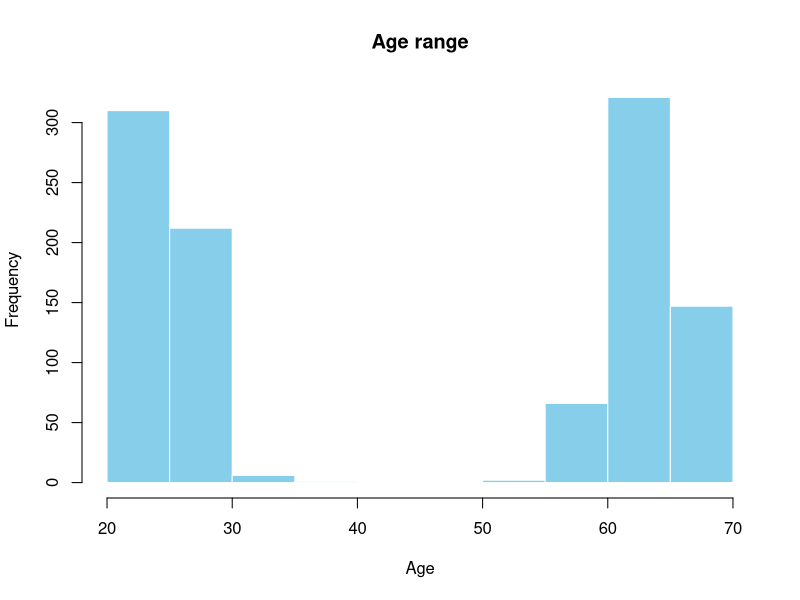
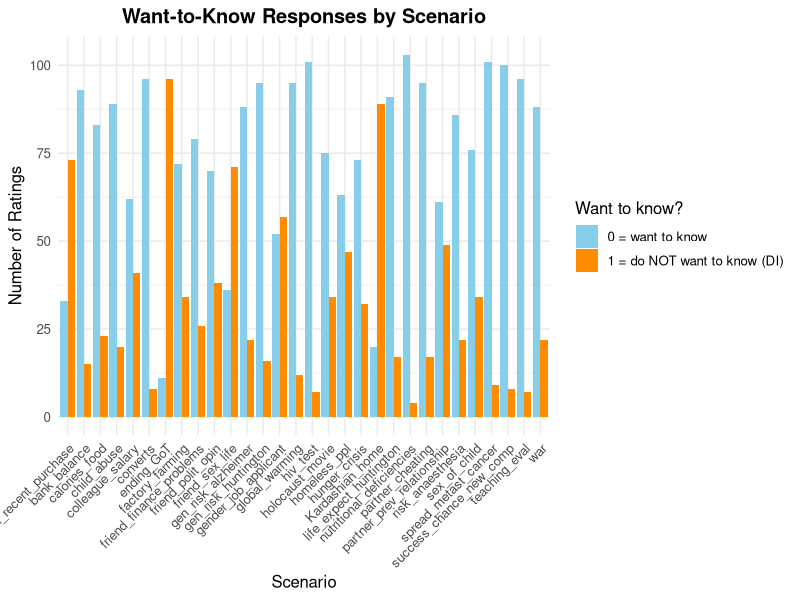
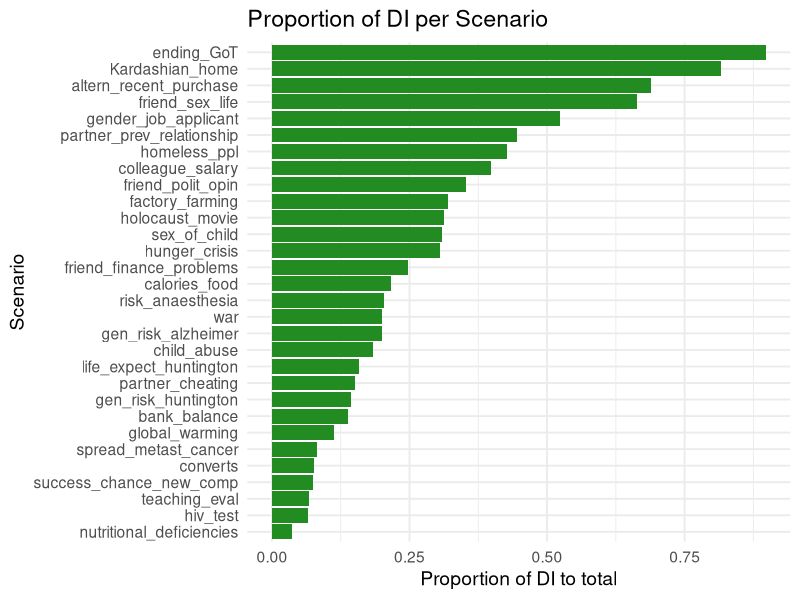
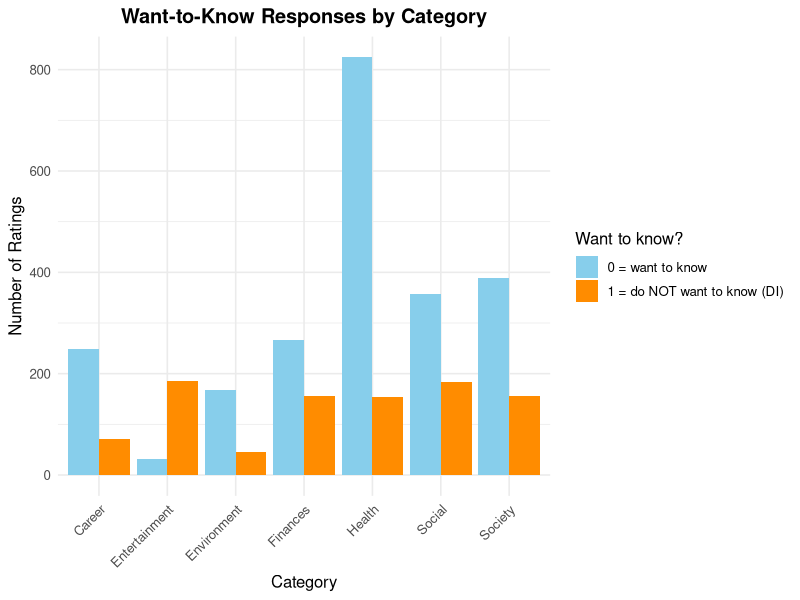
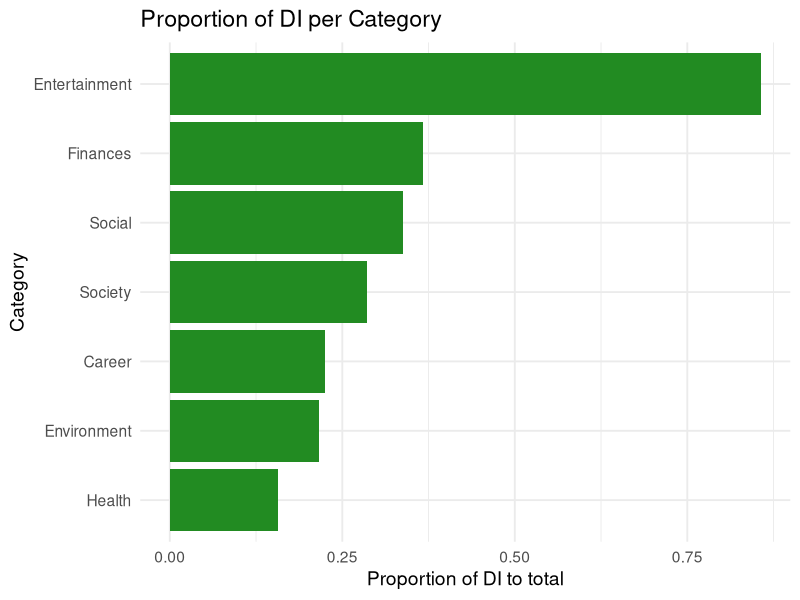
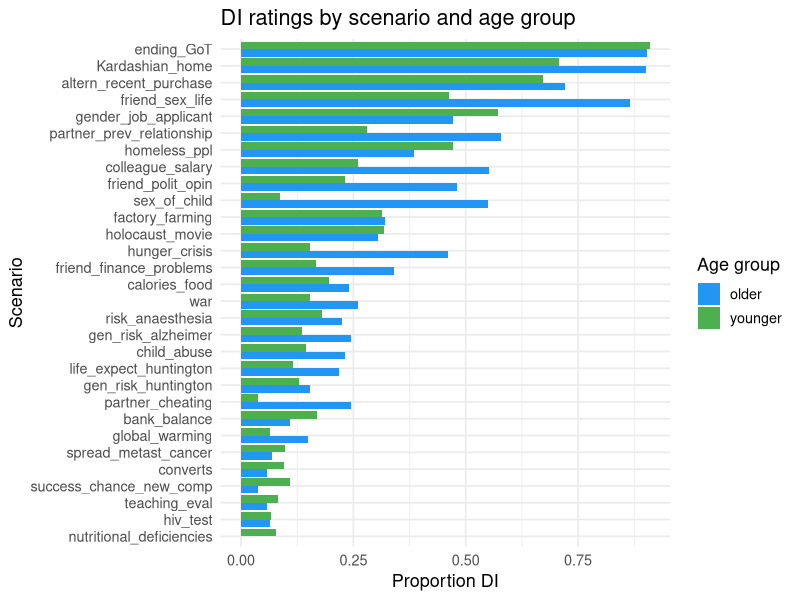
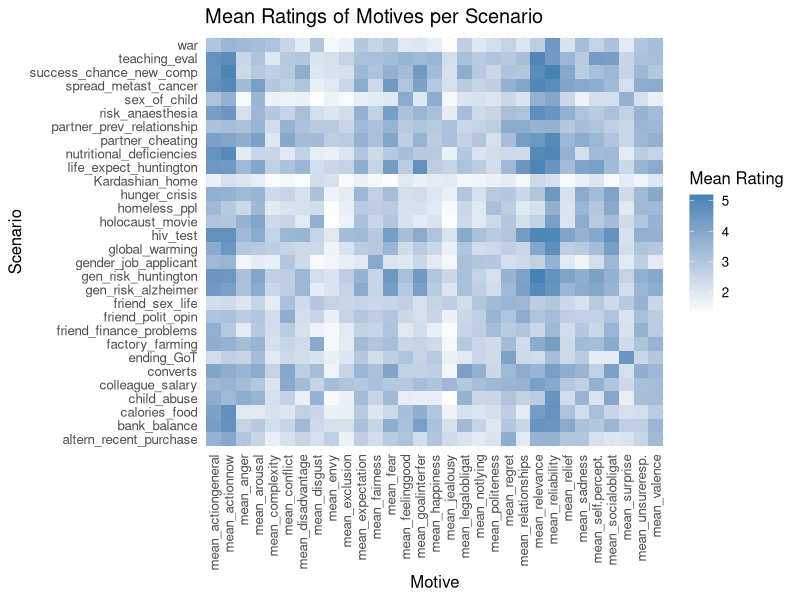
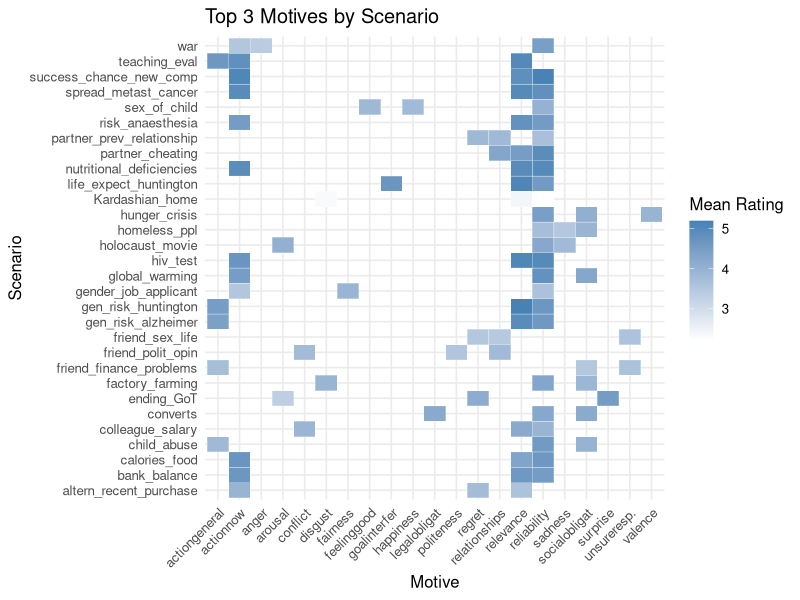

The R script that drew these images, in order:
## ---- chunk 1
knitr::opts_chunk$set(echo = TRUE)
library(readr)
library(dplyr)
library(tidyr)
library(ggplot2)
library(knitr)
## ---- chunk 2
dat <- read_csv("dl2_data_processed.csv")
## ---- chunk 3
dat_short <- dat %>%
filter(!is.na(want_to_know_bin))
## ---- chunk 4
dat_short <- dat_short %>%
  mutate(
    Scenario_Category = case_when(
      Scenario_Content %in% c(
        "hiv_test", "gen_risk_alzheimer", "gen_risk_huntington", 
        "life_expect_huntington", "spread_metast_cancer", "risk_anaesthesia",
        "nutritional_deficiencies", "calories_food", "sex_of_child"
      ) ~ "Health",
      
      Scenario_Content %in% c(
        "partner_cheating", "partner_prev_relationship",
        "converts",
        "friend_polit_opin", "friend_sex_life"
      ) ~ "Social",
      
      Scenario_Content %in% c(
        "colleague_salary", "bank_balance",
        "altern_recent_purchase", "friend_finance_problems"
      ) ~ "Finances",
      
      Scenario_Content %in% c(
        "success_chance_new_comp", "gender_job_applicant", "teaching_eval"
      ) ~ "Career",
      
      Scenario_Content %in% c(
        "hunger_crisis", "war", "holocaust_movie",
        "child_abuse", "homeless_ppl"
      ) ~ "Society",
      
      Scenario_Content %in% c(
        "Kardashian_home", "ending_GoT"
      ) ~ "Entertainment",
      
      Scenario_Content %in% c(
        "global_warming", "factory_farming"
      ) ~ "Environment",
    )
  )

## ---- chunk 5
motive_vars <- c("expectation","valence","arousal", "sadness","anger","fear", 
                  "jealousy","envy","disgust","regret","feelinggood","relief",
                  "happiness","complexity","relevance","reliability","relationships",
                  "conflict","politeness","notlying","unsureresp.","exclusion",
                  "self.percept.","actiongeneral","actionnow","disadvantage",
                  "goalinterfer","socialobligat","legalobligat","surprise","fairness")


data_wide <- dat_short %>%
  select(ResponseId, Age, Age_group, Scenario_Code, all_of(motive_vars)) %>%
  # long -> wide
  pivot_wider(
    id_cols = c(ResponseId, Age, Age_group), 
    names_from = Scenario_Code,
    values_from = all_of(motive_vars),
    names_sep = "_"
  )

## ---- chunk 6
nrow(data_wide)
## ---- chunk 7
data_wide %>%
  dplyr::group_by(Age_group) %>%
  dplyr::summarise(count = n())
## ---- chunk 8
range(data_wide$Age, na.rm = TRUE)
## ---- chunk 9
hist(data_wide$Age,
     main = "Age range",
     xlab = "Age",
     ylab = "Frequency",
     col = "skyblue",
     border = "white")
## ---- chunk 10
ratings_count_person <- dat_short %>%
  dplyr::filter(want_to_know_bin %in% c(0, 1)) %>%  
  dplyr::group_by(ResponseId) %>%
  dplyr::summarise(
    n_valid_ratings = n(),   
    .groups = "drop"
  )
## ---- chunk 11
rating_cols <- setdiff(names(data_wide), c("ResponseId", "Age_group"))

motives_count_person <- data_wide %>%
  mutate(
    n_ratings_filled = rowSums(
      select(., all_of(rating_cols)) != -99 & !is.na(select(., all_of(rating_cols)))
    )
  ) %>%
  select(ResponseId, n_ratings_filled)

### Combine Both Counts
ratings_combined <- merge(
  ratings_count_person,
  motives_count_person,
  by = "ResponseId"
)

ratings_combined <- ratings_combined %>%
  mutate(avg_ratings_per_scenario = n_ratings_filled / n_valid_ratings)
## ---- chunk 12
mean(ratings_combined$avg_ratings_per_scenario, na.rm = TRUE)
## ---- chunk 13
dat_short <- dat_short %>%
  mutate(Age_group = ifelse(is.na(Age_group), "unknown", Age_group))

scenario_participants <- dat_short %>%
  dplyr::group_by(Scenario_Content, Age_group) %>%
  dplyr::summarise(n_ratings = n(), .groups = "drop")

scenario_participants
## ---- chunk 14
overall_DI <- dat_short %>%
  dplyr::filter(!is.na(want_to_know_bin)) %>%
  dplyr::summarise(
    total_responses = n(),
    total_DI = sum(want_to_know_bin == 1),
    proportion_DI = mean(want_to_know_bin == 1)
  )

overall_DI 
## ---- chunk 15
scenario_counts <- dat_short %>%
  dplyr::group_by(Scenario_Content) %>%
  dplyr::summarise(n_ratings = n(), .groups = "drop")

scenario_counts
## ---- chunk 16
di_scenario <- dat_short %>% 
  dplyr::group_by(Scenario_Content, want_to_know_bin) %>% 
  dplyr::summarise(n_ratings = n(),.groups = "drop")

## ---- chunk 17
ggplot(di_scenario, aes(x = Scenario_Content, y = n_ratings, fill = factor(want_to_know_bin))) +
  geom_bar(stat = "identity", position = "dodge") +
  scale_fill_manual(values = c("0" = "skyblue", "1" = "darkorange"),
                    name = "Want to know?",
                    labels = c("0 = want to know", "1 = do NOT want to know (DI)")) +
  labs(
    title = "Want-to-Know Responses by Scenario",
    x = "Scenario",
    y = "Number of Ratings"
  ) +
  theme_minimal(base_size = 12) +
  theme(
    axis.text.x = element_text(angle = 45, hjust = 1),
    plot.title = element_text(face = "bold", hjust = 0.5)
  )

## ---- chunk 18
di_scenario_full <- dat_short %>% 
  dplyr::group_by(Scenario_Content) %>%
  dplyr::summarise(
    n_0  = sum(want_to_know_bin == 0, na.rm = TRUE),
    n_di  = sum(want_to_know_bin == 1, na.rm = TRUE),
    total = n_0 + n_di,
    prop_1 = n_di / total,
    .groups = "drop"
  )%>%
  dplyr::arrange(desc(prop_1))

di_scenario_full <- di_scenario_full %>%
  mutate(Scenario_Content = factor(Scenario_Content, levels = Scenario_Content[order(prop_1)]))
## ---- chunk 19
ggplot(di_scenario_full, aes(x = Scenario_Content, y = prop_1)) +
  geom_col(fill = "forestgreen") +
  coord_flip() +
  labs(
    title = "Proportion of DI per Scenario",
    x = "Scenario",
    y = "Proportion of DI to total"
  ) +
  theme_minimal(base_size = 14)
## ---- chunk 20
di_category <- dat_short %>% 
  dplyr::group_by(Scenario_Category, want_to_know_bin) %>% 
  dplyr::summarise(n_ratings = n(),.groups = "drop")
## ---- chunk 21
ggplot(di_category, aes(x = Scenario_Category, y = n_ratings, fill = factor(want_to_know_bin))) +
  geom_bar(stat = "identity", position = "dodge") +
  scale_fill_manual(values = c("0" = "skyblue", "1" = "darkorange"),
                    name = "Want to know?",
                    labels = c("0 = want to know", "1 = do NOT want to know (DI)")) +
  labs(
    title = "Want-to-Know Responses by Category",
    x = "Category",
    y = "Number of Ratings"
  ) +
  theme_minimal(base_size = 12) +
  theme(
    axis.text.x = element_text(angle = 45, hjust = 1),
    plot.title = element_text(face = "bold", hjust = 0.5)
  )

## ---- chunk 22
di_category_full <- dat_short %>% 
  dplyr::group_by(Scenario_Category) %>%
  dplyr::summarise(
    n_0  = sum(want_to_know_bin == 0, na.rm = TRUE),
    n_di  = sum(want_to_know_bin == 1, na.rm = TRUE),
    total = n_0 + n_di,
    prop_1 = n_di / total,
    .groups = "drop"
  )%>%
  dplyr::arrange(desc(prop_1))

di_category_full <- di_category_full %>%
  mutate(Scenario_Category = factor(Scenario_Category, levels = Scenario_Category[order(prop_1)]))
## ---- chunk 23
ggplot(di_category_full, aes(x = Scenario_Category, y = prop_1)) +
  geom_col(fill = "forestgreen") +
  coord_flip() +
  labs(
    title = "Proportion of DI per Category",
    x = "Category",
    y = "Proportion of DI to total"
  ) +
  theme_minimal(base_size = 14)
## ---- chunk 24
overall_DI_age <- dat_short %>%
  dplyr::filter(!is.na(want_to_know_bin)) %>%
  dplyr::group_by(Age_group) %>%        
  dplyr::summarise(
    total_responses = n(),
    total_DI = sum(want_to_know_bin == 1),
    proportion_DI = mean(want_to_know_bin == 1),
    .groups = "drop"
  )
overall_DI_age
## ---- chunk 25
scenario_age_prop <- dat_short %>%
  dplyr::group_by(Scenario_Content, Age_group) %>%
  dplyr::summarise(
    total_participants = n(),
    n_want_to_know = sum(want_to_know_bin == 1, na.rm = TRUE),
    .groups = "drop"
  ) %>%
  dplyr::mutate(prop_want_to_know = n_want_to_know / total_participants) %>%
  dplyr::select(-n_want_to_know, -total_participants) %>%
  pivot_wider(
    names_from = Age_group,
    values_from = prop_want_to_know,
    values_fill = 0
  ) %>%
  mutate(diff_prop_young_old = younger - older) %>%
  arrange(desc(diff_prop_young_old)) 

scenario_age_prop 
## ---- chunk 26
scenario_age_long <- scenario_age_prop %>%
  pivot_longer(cols = c(younger, older),
               names_to = "Age_group",
               values_to = "prop_want_to_know") %>%
  group_by(Scenario_Content) %>%
  mutate(mean_prop = mean(prop_want_to_know, na.rm = TRUE)) %>%
  ungroup()

ggplot(scenario_age_long,
       aes(x = reorder(Scenario_Content, mean_prop),
           y = prop_want_to_know,
           fill = Age_group)) +
  geom_col(position = "dodge") +
  scale_fill_manual(values = c("younger" = "#4CAF50", "older" = "#2196F3"),
                    labels = c("older", "younger")) +
  labs(
    title = "DI ratings by scenario and age group",
    x = "Scenario",
    y = "Proportion DI",
    fill = "Age group"
  ) +
  coord_flip() +
  theme_minimal(base_size = 13)
## ---- chunk 27
category_age_prop <- dat_short %>%
  dplyr::group_by(Scenario_Category, Age_group) %>%
  dplyr::summarise(
    total_participants = n(),
    n_want_to_know = sum(want_to_know_bin == 1, na.rm = TRUE),
    .groups = "drop"
  ) %>%
  dplyr::mutate(prop_want_to_know = n_want_to_know / total_participants) %>%
  dplyr::select(-n_want_to_know, -total_participants) %>%
  pivot_wider(
    names_from = Age_group,
    values_from = prop_want_to_know,
    values_fill = 0
  ) %>%
  mutate(diff_prop_young_old = younger - older) %>%
  arrange(desc(diff_prop_young_old)) 

category_age_prop
## ---- chunk 28
overall_motives <- dat_short %>%
  summarise(across(all_of(motive_vars), ~ mean(.x[.x != -99], na.rm = TRUE))) %>%
  pivot_longer(cols = everything(), names_to = "motive", values_to = "mean_rating") %>%
  arrange(desc(mean_rating))

overall_motives
## ---- chunk 29
ratings_per_motive_mean <- dat_short %>%
  dplyr::group_by(Scenario_Content) %>%
  dplyr::summarise(
    across(
      all_of(motive_vars),
      ~ mean(.x[.x != -99], na.rm = TRUE),
      .names = "mean_{.col}"
    ),
    .groups = "drop"
  )
## ---- chunk 30
ratings_long <- ratings_per_motive_mean %>%
  pivot_longer(
    cols = starts_with("mean_"),
    names_to = "Motive",
    values_to = "MeanRating"
  )


ggplot(ratings_long, aes(x = Motive, y = Scenario_Content, fill = MeanRating)) +
  geom_tile() +
  scale_fill_gradient(low = "white", high = "steelblue") +
  labs(
    title = "Mean Ratings of Motives per Scenario",
    x = "Motive",
    y = "Scenario",
    fill = "Mean Rating"
  ) +
  theme_minimal(base_size = 12) +
  theme(axis.text.x = element_text(angle = 90, vjust = 0.5, hjust=1))

## ---- chunk 31
top3_motives <- dat_short %>%
  dplyr::group_by(Scenario_Content) %>%
  dplyr::summarise(across(all_of(motive_vars),
                   ~ mean(.x[.x != -99], na.rm = TRUE),  
                   .names = "avg_{.col}"),
            .groups = "drop") %>%
  pivot_longer(
    cols = starts_with("avg_"),
    names_to = "motive",
    values_to = "avg_rating"
  ) %>%
  mutate(motive = sub("^avg_", "", motive)) %>%
  dplyr::group_by(Scenario_Content) %>%
  slice_max(avg_rating, n = 3, with_ties = FALSE) %>% 
  arrange(Scenario_Content, desc(avg_rating)) %>%
  ungroup()
## ---- chunk 32
top3_motives_table <- dat_short %>%
  dplyr::group_by(Scenario_Content) %>%
  dplyr::summarise(
    across(
      all_of(motive_vars),
      ~ mean(.x[.x != -99], na.rm = TRUE),  
      .names = "avg_{.col}"
    ),
    .groups = "drop"
  ) %>%
  pivot_longer(
    cols = starts_with("avg_"),
    names_to = "motive",
    values_to = "avg_rating"
  ) %>%
  mutate(motive = sub("^avg_", "", motive)) %>%
  dplyr::group_by(Scenario_Content) %>%
  slice_max(avg_rating, n = 3, with_ties = FALSE) %>%
  arrange(Scenario_Content, desc(avg_rating)) %>%
  mutate(rank = row_number()) %>%
  pivot_wider(
    names_from = rank,
    values_from = c(motive, avg_rating),
    names_glue = "Top{rank}_{.value}"
  ) %>%
  arrange(Scenario_Content)

knitr::kable(top3_motives_table, digits = 2, caption = "Top 3 Motives (Mean Ratings) per Scenario")
## ---- chunk 33
ggplot(top3_motives, aes(x = motive, y = Scenario_Content, fill = avg_rating)) +
  geom_tile(color = "white") +
  scale_fill_gradient(low = "white", high = "steelblue") +
  labs(
    title = "Top 3 Motives by Scenario",
    x = "Motive",
    y = "Scenario",
    fill = "Mean Rating"
  ) +
  theme_minimal(base_size = 12) +
  theme(axis.text.x = element_text(angle = 45, hjust = 1))
## ---- chunk 34
ratings_per_motive_mean_cat <- dat_short %>%
  dplyr::group_by(Scenario_Category) %>%
  dplyr::summarise(
    across(
      all_of(motive_vars),
      ~ mean(.x[.x != -99], na.rm = TRUE),
      .names = "mean_{.col}"
    ),
    .groups = "drop"
  )

ratings_per_motive_mean_cat
## ---- chunk 35
ratings_long_cat <- ratings_per_motive_mean_cat %>%
  pivot_longer(
    cols = starts_with("mean_"),
    names_to = "Motive",
    values_to = "MeanRating"
  )


ggplot(ratings_long_cat, aes(x = Motive, y = Scenario_Category, fill = MeanRating)) +
  geom_tile() +
  scale_fill_gradient(low = "white", high = "steelblue") +
  labs(
    title = "Mean Ratings of Motives by Category",
    x = "Motive",
    y = "Category",
    fill = "Mean Rating"
  ) +
  theme_minimal(base_size = 12) +
  theme(axis.text.x = element_text(angle = 90, vjust = 0.5, hjust=1))
## ---- chunk 36
top3_motives_cat <- dat_short %>%
  dplyr::group_by(Scenario_Category) %>%
  dplyr::summarise(across(all_of(motive_vars),
                          ~ mean(.x[.x != -99], na.rm = TRUE),
                          .names = "avg_{.col}"),
                   .groups = "drop") %>%
  pivot_longer(
    cols = starts_with("avg_"),
    names_to = "motive",
    values_to = "avg_rating"
  ) %>%
  mutate(motive = sub("^avg_", "", motive)) %>%
  dplyr::group_by(Scenario_Category) %>%
  slice_max(avg_rating, n = 3, with_ties = FALSE) %>% 
  arrange(Scenario_Category, desc(avg_rating)) %>%
  ungroup()
## ---- chunk 37
top3_motives_cat_table <- dat_short %>%
  dplyr::group_by(Scenario_Category) %>%
  dplyr::summarise(
    across(
      all_of(motive_vars),
      ~ mean(.x[.x != -99], na.rm = TRUE),  
      .names = "avg_{.col}"
    ),
    .groups = "drop"
  ) %>%
  pivot_longer(
    cols = starts_with("avg_"),
    names_to = "motive",
    values_to = "avg_rating"
  ) %>%
  mutate(motive = sub("^avg_", "", motive)) %>%
  dplyr::group_by(Scenario_Category) %>%
  slice_max(avg_rating, n = 3, with_ties = FALSE) %>%
  arrange(Scenario_Category, desc(avg_rating)) %>%
  mutate(rank = row_number()) %>%
  pivot_wider(
    names_from = rank,
    values_from = c(motive, avg_rating),
    names_glue = "Top{rank}_{.value}"
  ) %>%
  arrange(Scenario_Category)


knitr::kable(top3_motives_cat_table, digits = 2, caption = "Top 3 Motives (Mean Ratings) per Category")
## ---- chunk 38
ggplot(top3_motives_cat, aes(x = motive, y = Scenario_Category, fill = avg_rating)) +
  geom_tile(color = "white") +
  scale_fill_gradient(low = "white", high = "steelblue") +
  labs(
    title = "Top 3 Motives by Category",
    x = "Motive",
    y = "Category",
    fill = "Mean Rating"
  ) +
  theme_minimal(base_size = 12) +
  theme(axis.text.x = element_text(angle = 45, hjust = 1))

## ---- chunk 39
overall_motives_by_age <- dat_short %>%
  dplyr::filter(Age_group %in% c("younger", "older")) %>%   
  dplyr::group_by(Age_group) %>%
  dplyr::summarise(
    across(all_of(motive_vars),
           ~ mean(.x[.x != -99], na.rm = TRUE),
           .names = "avg_{.col}")
  ) %>%
  tidyr::pivot_longer(
    cols = starts_with("avg_"),
    names_to = "motive",
    values_to = "mean_rating"
  ) %>%
  dplyr::mutate(motive = sub("^avg_", "", motive)) %>%
  dplyr::arrange(Age_group, desc(mean_rating))

overall_motives_by_age
## ---- chunk 40
top3_motives_by_age <- dat_short %>%
  dplyr::filter(Age_group %in% c("younger", "older")) %>%  
  dplyr::group_by(Scenario_Content, Age_group) %>%
  dplyr::summarise(
    across(all_of(motive_vars),
           ~ mean(.x[.x != -99], na.rm = TRUE),
           .names = "avg_{.col}"),
    .groups = "drop"
  ) %>%
  tidyr::pivot_longer(
    cols = starts_with("avg_"),
    names_to = "motive",
    values_to = "avg_rating"
  ) %>%
  dplyr::mutate(motive = sub("^avg_", "", motive)) %>%
  dplyr::group_by(Scenario_Content, Age_group) %>%
  dplyr::slice_max(avg_rating, n = 3, with_ties = FALSE) %>%
  dplyr::arrange(Scenario_Content, Age_group, desc(avg_rating)) %>%
  dplyr::ungroup()

top3_motives_by_age 
## ---- chunk 41
top3_motives_by_age_cat <- dat_short %>%
  dplyr::filter(Age_group %in% c("younger", "older")) %>% 
  dplyr::group_by(Scenario_Category, Age_group) %>%
  dplyr::summarise(
    across(all_of(motive_vars),
           ~ mean(.x[.x != -99], na.rm = TRUE),
           .names = "avg_{.col}"),
    .groups = "drop"
  ) %>%
  tidyr::pivot_longer(
    cols = starts_with("avg_"),
    names_to = "motive",
    values_to = "avg_rating"
  ) %>%
  dplyr::mutate(motive = sub("^avg_", "", motive)) %>%
  dplyr::group_by(Scenario_Category, Age_group) %>%
  dplyr::slice_max(avg_rating, n = 3, with_ties = FALSE) %>%
  dplyr::arrange(Scenario_Category, Age_group, desc(avg_rating)) %>%
  dplyr::ungroup()

top3_motives_by_age_cat
## ---- chunk 42
ratings_per_motive_DI <- dat_short %>%
  dplyr::group_by(want_to_know_bin) %>%
  dplyr::summarise(
    across(
      all_of(motive_vars),
      ~ mean(.x[.x != -99], na.rm = TRUE),
      .names = "mean_{.col}"
    ),
    .groups = "drop"
  )
## ---- chunk 43
motive_means_di <- dat_short %>%
  filter(want_to_know_bin == 1) %>%  
  group_by(Scenario_Content) %>%    
  summarise(across(
    all_of(motive_vars),
    ~ mean(.x[.x != -99], na.rm = TRUE),  
    .names = "avg_{.col}"
  )) %>%
  pivot_longer(
    cols = starts_with("avg_"),
    names_to = "motive",
    values_to = "mean_rating"
  ) %>%
  mutate(motive = sub("^avg_", "", motive)) %>%
  arrange(Scenario_Content, desc(mean_rating))

scenario_props <- dat_short %>%
  group_by(Scenario_Content) %>%
  summarise(
    prop_want_1 = mean(want_to_know_bin == 1, na.rm = TRUE),
    .groups = "drop"
  )



motive_means_di <- motive_means_di %>%
  left_join(scenario_props, by = "Scenario_Content")

motive_means_di
## ---- chunk 44
motive_means_noDI <- dat_short %>%
  filter(want_to_know_bin == 0) %>%  
  group_by(Scenario_Content) %>%     
  summarise(across(
    all_of(motive_vars),
    ~ mean(.x[.x != -99], na.rm = TRUE),
    .names = "avg_{.col}"
  )) %>%
  pivot_longer(
    cols = starts_with("avg_"),
    names_to = "motive",
    values_to = "mean_rating"
  ) %>%
  mutate(motive = sub("^avg_", "", motive)) %>%
  arrange(Scenario_Content, desc(mean_rating))

motive_means_noDI <- motive_means_noDI %>%
  left_join(scenario_props, by = "Scenario_Content")

motive_means_noDI
## ---- chunk 45
ratings_long_DI <- ratings_per_motive_DI %>%
  pivot_longer(
    cols = starts_with("mean_"),
    names_to = "motive",
    values_to = "mean_rating"
  ) %>%
  mutate(
    motive = sub("^mean_", "", motive),
    want_to_know_bin = factor(
      want_to_know_bin,
      levels = c(0, 1),
      labels = c("Want to know", "Not want to know")
    )
  )

ggplot(ratings_long_DI, aes(x = motive, y = mean_rating, group = want_to_know_bin, color = want_to_know_bin)) +
  geom_line(linewidth = 1) +
  geom_point(size = 2) +
  theme_minimal(base_size = 12) +
  labs(
    title = "Average Motive Ratings by 'Want to Know' vs. 'Not Want to Know'",
    x = "Motive",
    y = "Mean Rating",
    color = "Response"
  ) +
  theme(
    axis.text.x = element_text(angle = 45, hjust = 1),
    plot.title = element_text(face = "bold", size = 14)
  )
## ---- chunk 46
top3_motives_DI <- dat_short %>%
  dplyr::group_by(want_to_know_bin) %>%
  dplyr::summarise(across(all_of(motive_vars),
                          ~ mean(.x[.x != -99], na.rm = TRUE),
                          .names = "avg_{.col}"),
                   .groups = "drop") %>%
  pivot_longer(
    cols = starts_with("avg_"),
    names_to = "motive",
    values_to = "avg_rating"
  ) %>%
  mutate(motive = sub("^avg_", "", motive)) %>%
  dplyr::group_by(want_to_know_bin) %>%
  slice_max(avg_rating, n = 3, with_ties = FALSE) %>%  
  arrange(want_to_know_bin, desc(avg_rating)) %>%
  ungroup()

top3_motives_DI
## ---- chunk 47
top3_motives_by_age_DI <- dat_short %>%
  dplyr::filter(Age_group %in% c("younger", "older")) %>%  
  dplyr::group_by(want_to_know_bin, Age_group) %>%
  dplyr::summarise(
    across(all_of(motive_vars),
           ~ mean(.x[.x != -99], na.rm = TRUE),
           .names = "avg_{.col}"),
    .groups = "drop"
  ) %>%
  tidyr::pivot_longer(
    cols = starts_with("avg_"),
    names_to = "motive",
    values_to = "avg_rating"
  ) %>%
  dplyr::mutate(motive = sub("^avg_", "", motive)) %>%
  dplyr::group_by(want_to_know_bin, Age_group) %>%
  dplyr::slice_max(avg_rating, n = 3, with_ties = FALSE) %>%
  dplyr::arrange(want_to_know_bin, Age_group, desc(avg_rating)) %>%
  dplyr::ungroup()

top3_motives_by_age_DI
## ---- chunk 48

dat_cor_sad_ang<-dat_short%>%filter(Scenario_Content=="partner_prev_relationship" & sadness!=-99 & anger !=-99)

cor(
  dat_cor_sad_ang$sadness,
  dat_cor_sad_ang$anger
)
